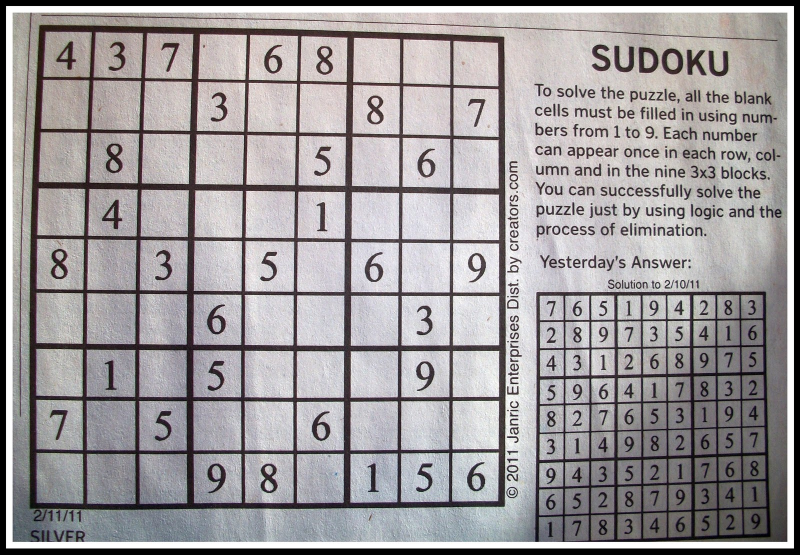
%> input picture Detection des chiffres/test2.jpg, 1600 x 1109 px (shown at 1/2 size)
$ octave Main_Sudoku.m   (GNU Octave 9; MATLAB toolbox functions it lacks are replaced by stand-ins)
%> lines starting %> are read from the running program, lines starting %| are printed output that depends on the picture; in (x1, y1, x2, y2) boxes, pixels count from 0 and x2, y2 are one past the last pixel; in counts of white or black regions, pixels touching at a corner belong together; the program's own positions count from 1
### Detection des chiffres/Identifier_Nombre.m
function [N Sudoku] = Identifier_Nombre(I_crop)

Taille_1=size(I_crop,1);
Taille_2=size(I_crop,2);
compt=0;
for i=1:1
    for j=1:1
        compt=compt+1;
        I_RGB= imcrop(I_crop,[round((i-1)*Taille_1/9) round((j-1)*Taille_2/9) round(Taille_1/9) round(Taille_2/9)]);
        %N1=I_Nbr(Lin:(L-Lin), Col:C-Col-3);

        %I_Bw = imbinarize(I,'adaptive','ForegroundPolarity','dark','Sensitivity',0.4);
        % Resize to be 20x20
        I_g= rgb2gray(I_RGB);
        I_BW=~imbinarize(I_g);
        I_border=uint8((imclearborder(I_BW)));
        Img_write=~I_border;
        N =imresize(Img_write,[32 32]);
        %Deep Leaning
        imwrite(N,sprintf('data/MonNombre%d.png',compt));
    end
end
system("python3 Sudoku_DP.py")
Data=fopen("data/data.txt",'r');
Sudoku_Grille= fscanf(Data,'%d');
compt=0;
for i=1:9
    for j=1:9
        compt=compt+1;
        Sudoku(j,i)=Sudoku_Grille(compt);
    end
end
fclose(Data);

### Detection des chiffres/Main_Sudoku.m
clc; close all; clear all

%load TEMPLATEDATA
%% Charge l'image de SUDOKU
I_sudoku =imread('test2.jpg');
%> I_sudoku is the input picture: size 1109x1600x3 uint8; mean R, G, B 158.1, 153.9, 155.7
figure(1)
imshow(I_sudoku,[]);title('Grille sudoku a remplir');

%% Resize de l'image
I_size=I_sudoku;
figure(2)
imshow(I_size,[]);title('Grille sudoku a remplir');

%% Passage en N&B
BW = ~imbinarize(rgb2gray(I_size),'adaptive','ForegroundPolarity','dark','Sensitivity',0.4);
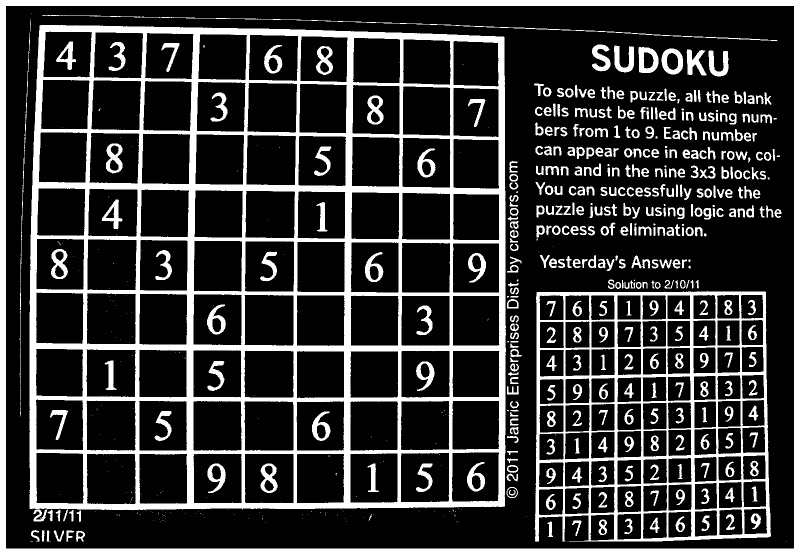
%> BW: size 1109x1600 logical (shown at 1/2 size); 21.4% white; 635 white regions (215 under 20 px), largest, box (x1, y1, x2, y2) and area: (59, 50, 1012, 1021) 172931, (0, 0, 1600, 1109) 64440, (1069, 583, 1542, 1084) 46076
figure (3)
subplot (1,3,1); imshow(BW); title('BW');
hold on

% Enleve bruit
I_bwN = bwareaopen(BW,40);
subplot (1,3,2); imshow(I_bwN); title('I_bwN');
hold on

% Nettoie les bordures
I_clear = imclearborder(I_bwN);
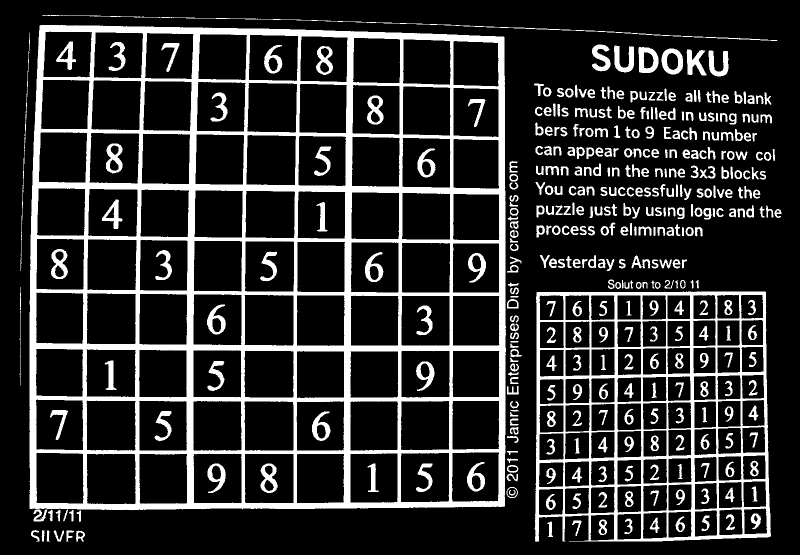
%> I_clear: size 1109x1600 logical (shown at 1/2 size); 17.7% white; 407 white regions
subplot(1,3,3); imshow(I_clear); title('I_clear');

%% Recherche du contour de la grille
Donnees = regionprops(I_clear,'Area','BoundingBox','PixelList');
%> Donnees = 407 regions; largest, box (x1, y1, x2, y2) and Area: (59, 50, 1012, 1021) 172931, (1069, 583, 1542, 1084) 46076, (84, 30, 1555, 82) 2300, (1277, 94, 1317, 146) 1268, (1323, 97, 1366, 149) 1214
[maxValue,index] = max([Donnees.Area]);
%> maxValue = 172931; index = 7

xMin = ceil(Donnees(index).BoundingBox(1));
%> xMin = 60
xMax = xMin + (Donnees(index).BoundingBox(3)) - 1;
%> xMax = 1012
yMin = ceil(Donnees(index).BoundingBox(2));
%> yMin = 51
yMax = yMin + (Donnees(index).BoundingBox(4)) - 1;
%> yMax = 1021

figure (4)
imshow (I_clear); hold on

DIAG1 = sum(Donnees(index).PixelList,2);
DIAG2 = diff(Donnees(index).PixelList,[],2);

[m,dUL] = min(DIAG1);
%> m = 132; dUL = 62728
[m,dDR] = max(DIAG1);
%> m = 2023; dDR = 170317
[m,dDL] = min(DIAG2);
%> m = -934; dDL = 172913
[m,dUR] = max(DIAG2);
%> m = 957; dUR = 38841

pts = Donnees(index).PixelList([dUL dDL dDR dUR dUL],:);
%> pts = [80 52; 1008 74; 1010 1013; 60 1017; 80 52]
h_pts = plot(pts(:,1),pts(:,2),'','linewidth',3);
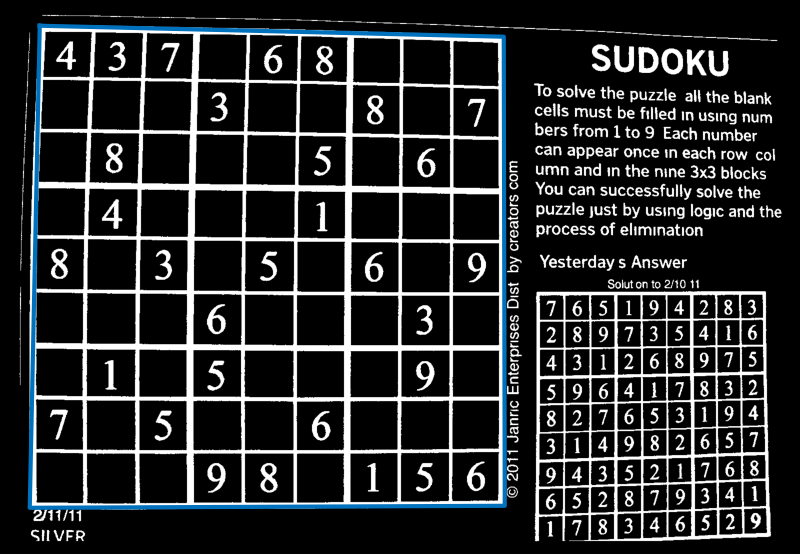
%> figure redrawn from the program's plot data; shown at 1/2 size

%% Crop l'image pour l'affichage
Width = (xMax-xMin);
%> Width = 952
Height =(yMax-yMin);
%> Height = 970
I_crop = imcrop(I_size,[xMin yMin Width Height]);
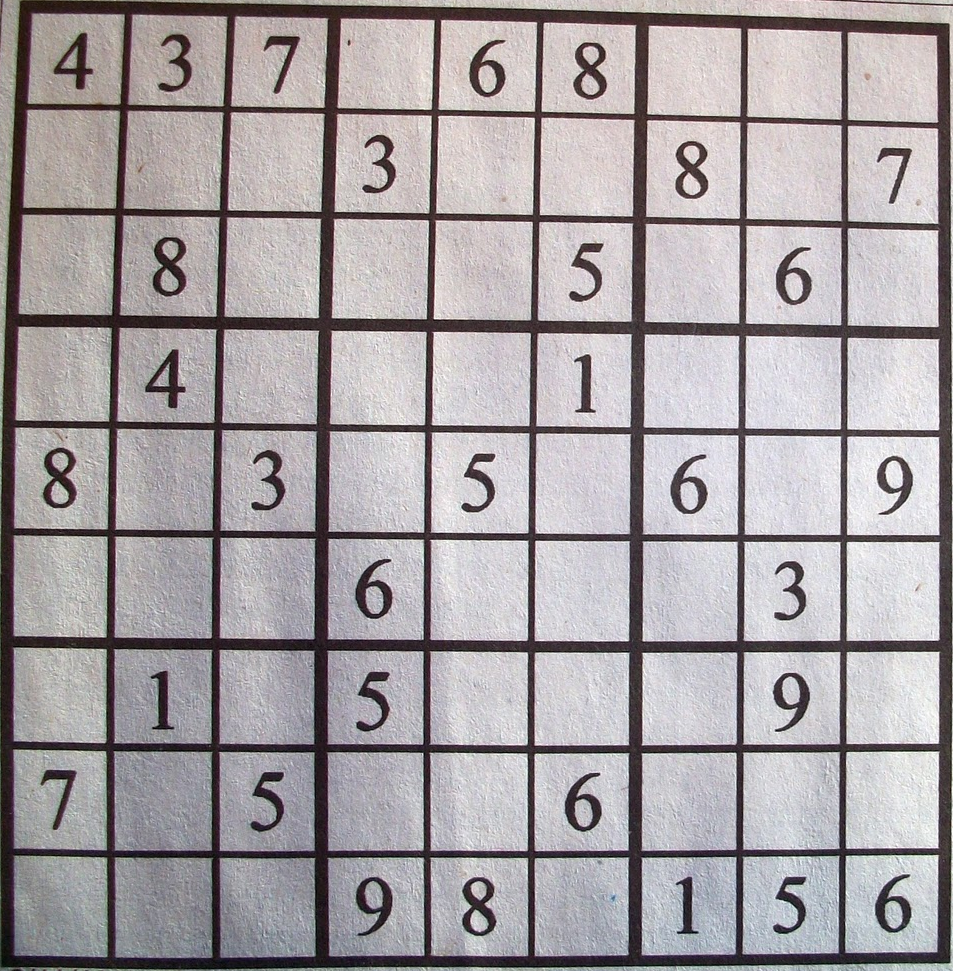
%> I_crop: size 971x953x3 uint8; mean R, G, B 166.1, 160.4, 163.3
figure
imshow(I_crop);

%% Remplir chiffre
[Plocal test]=Identifier_Nombre(I_crop);
%> the loop in Identifier_Nombre, `for i=1:1` made 1 pass
%> pass 1, in Identifier_Nombre, `for j=1:1 compt=compt+1; I_RGB= imcrop(I_crop,[round((i-1)*Taille_1/9)..`:
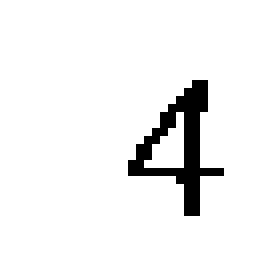
%> saved as MonNombre1.png: size 32x32 logical (shown 8 times larger); 93.7% white; black in thin lines or dots, all inside (x1, y1, x2, y2) = (16, 10, 28, 27)
%> after the loop in Identifier_Nombre, `for i=1:1`: compt = 1
%> test = [4 3 7 0 6 6 0 0 0; 0 0 0 3 0 0 8 0 0; 0 8 0 0 0 5 0 6 0; 0 4 0 0 0 1 0 0 0; 8 0 3 0 5 0 6 0 9; 0 0 0 6 0 0 0 3 0; 0 1 0 5 0 0 0 0 0; 7 0 5 0 0 6 0 0 0; 0 0 0 9 8 0 1 3 6]
figure
subplot(1,2,1);imshow(Plocal);
subplot(1,2,2);imshow(test,[]);
%> after `imshow(test,[])`:
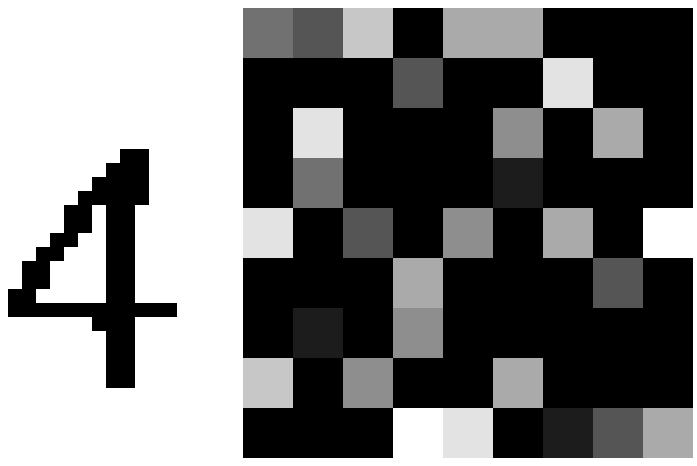
%> figure redrawn from the program's plot data, 2 panels
